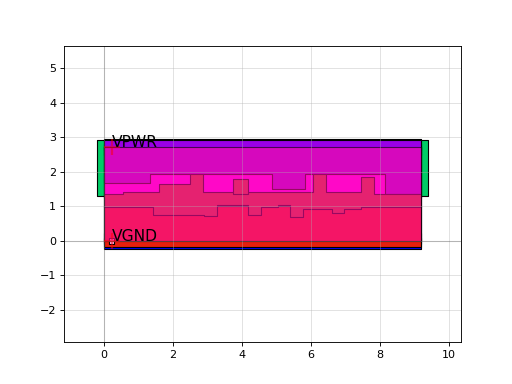

Source code (Python):
import sky130

c = sky130.components.sky130_fd_sc_hd__dfrtp_1()
c.plot()
